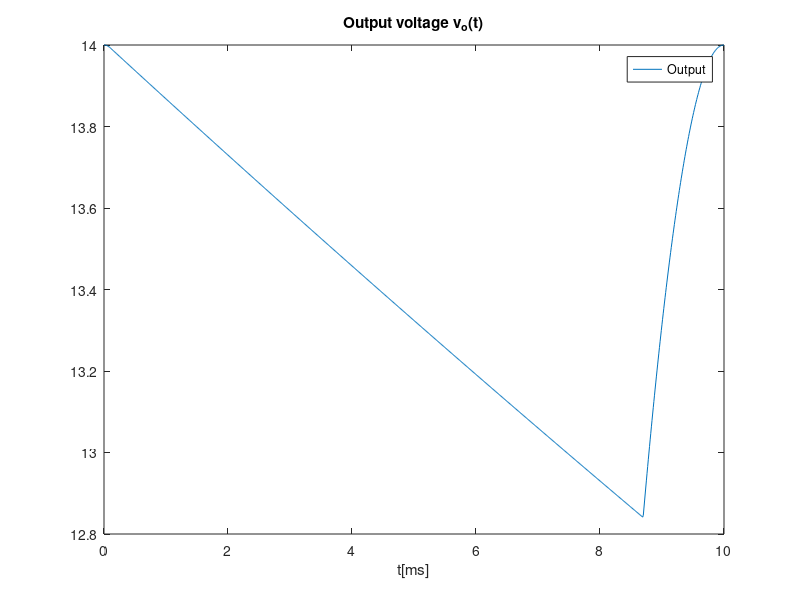

Reproduce this figure in MATLAB.

% 1) Use a suitable theoretical model able to predict the output of the Envelope Detector and Voltage Regulator circuits
% 2) Produce the same plots as in simulation by theoretical analysis
% 3) Compute the output DC level and the voltage ripple 

%Envelope Detector

%%%Data

A=14;
f=50;
t=linspace(0, 1/2/f, 1000);
%linspace(base,limit,n);
w=2*pi*f;
R=1000
C=100e-6


%%%Equations

vS = A * cos(w*t);
vOhr = zeros(1, length(t));
vO = zeros(1, length(t));

tOFF = 1/w * atan(1/w/R/C);

vOnexp = A*cos(w*tOFF)*exp(-(t-tOFF)/R/C)


%%%I CHANGED THIS TO A FULL-WAVE BRIDGE RECTIFIER, AM I RIGHT?
for i=1:length(t)
  if (vS(i) > 0)
    vOhr(i) = vS(i);
  else
    vOhr(i) = -vS(i);
  endif
endfor

%%%ENVELOPE DETECTOR

for i=1:length(t)
  if t(i) < tOFF
    vO(i) = vOhr(i);
  elseif vOnexp(i) > vOhr(i)
    vO(i) = vOnexp(i);
  else 
    vO(i) = vOhr(i);
  endif
endfor


%%%PLOT (CHANGE SUBTITLES, LEGEND AND PRINTS)
figure
plot(t*1000, vO)
title("Output voltage v_o(t)")
xlabel ("t[ms]")
legend("Output")
print ("envelope.eps", "-depsc");


%%%%Calculating tON using Newton Raphson 


function f = f(tON)
A=14;
w=2*pi*50;
R=1000
C=100e-6
tOFF = 1/w * atan(1/w/R/C);

f=A*cos(w*tON)-A*cos(w*tOFF)*exp(-(tON-tOFF)/R/C);
endfunction

function fd = fd(tON)
A=14;

w=2*pi*50;
R=1000
C=100e-6
tOFF = 1/w * atan(1/w/R/C);

fd=-A*sin(w*tON)+exp(-(tON-tOFF)/R/C)*A*cos(w*tOFF)/R/C;
endfunction


function tON_root = solve_tON ()
  delta = 1e-6;
  x_next = 1/f/5;

  do 
    x=x_next;
    x_next = x  - f(x)/fd(x);
  until (abs(x_next-x) < delta)

  tON_root = x_next;

 return;
endfunction



